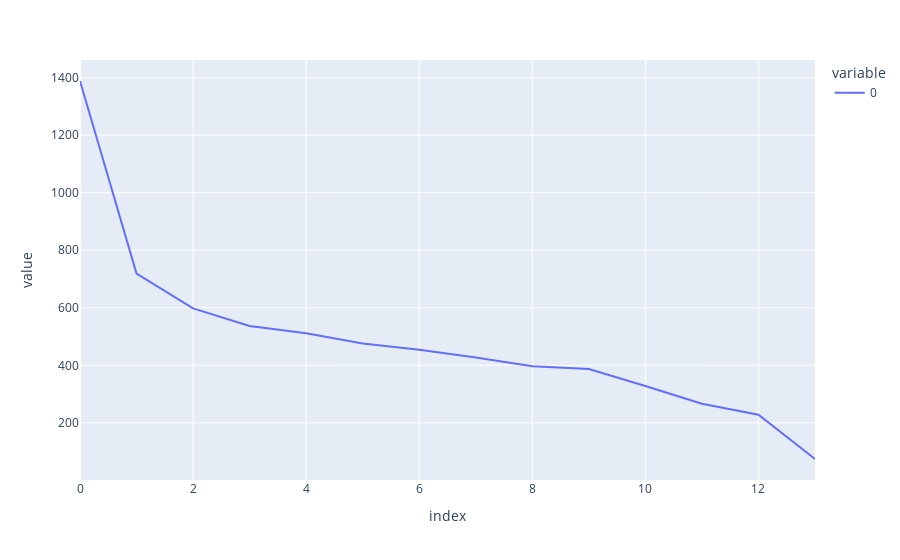

The cell this chart's notebook holds for it:
### Code cell
# scree plot
px.line(s**2)

### Figure 1 — Plotly figure (JSON) as saved in the notebook; plotly's stock layout.template omitted (floating-point values rounded to 4 significant figures)
{"data": [{"hovertemplate": "variable=0<br>index=%{x}<br>value=%{y}<extra></extra>", "legendgroup": "0", "line": {"color": "#636efa", "dash": "solid"}, "marker": {"symbol": "circle"}, "mode": "lines", "name": "0", "orientation": "v", "showlegend": true, "type": "scatter", "x": [0, 1, 2, 3, 4, 5, 6, 7, 8, 9, 10, 11, 12, 13], "xaxis": "x", "y": [1388.0, 719.0, 597.7, 536.4, 511.2, 475.7, 453.7, 427.3, 396.6, 387.0, 328.0, 266.5, 228.3, 74.25], "yaxis": "y"}], "layout": {"legend": {"title": {"text": "variable"}, "tracegroupgap": 0}, "margin": {"t": 60}, "xaxis": {"anchor": "y", "domain": [0, 1], "title": {"text": "index"}}, "yaxis": {"anchor": "x", "domain": [0, 1], "title": {"text": "value"}}}}
